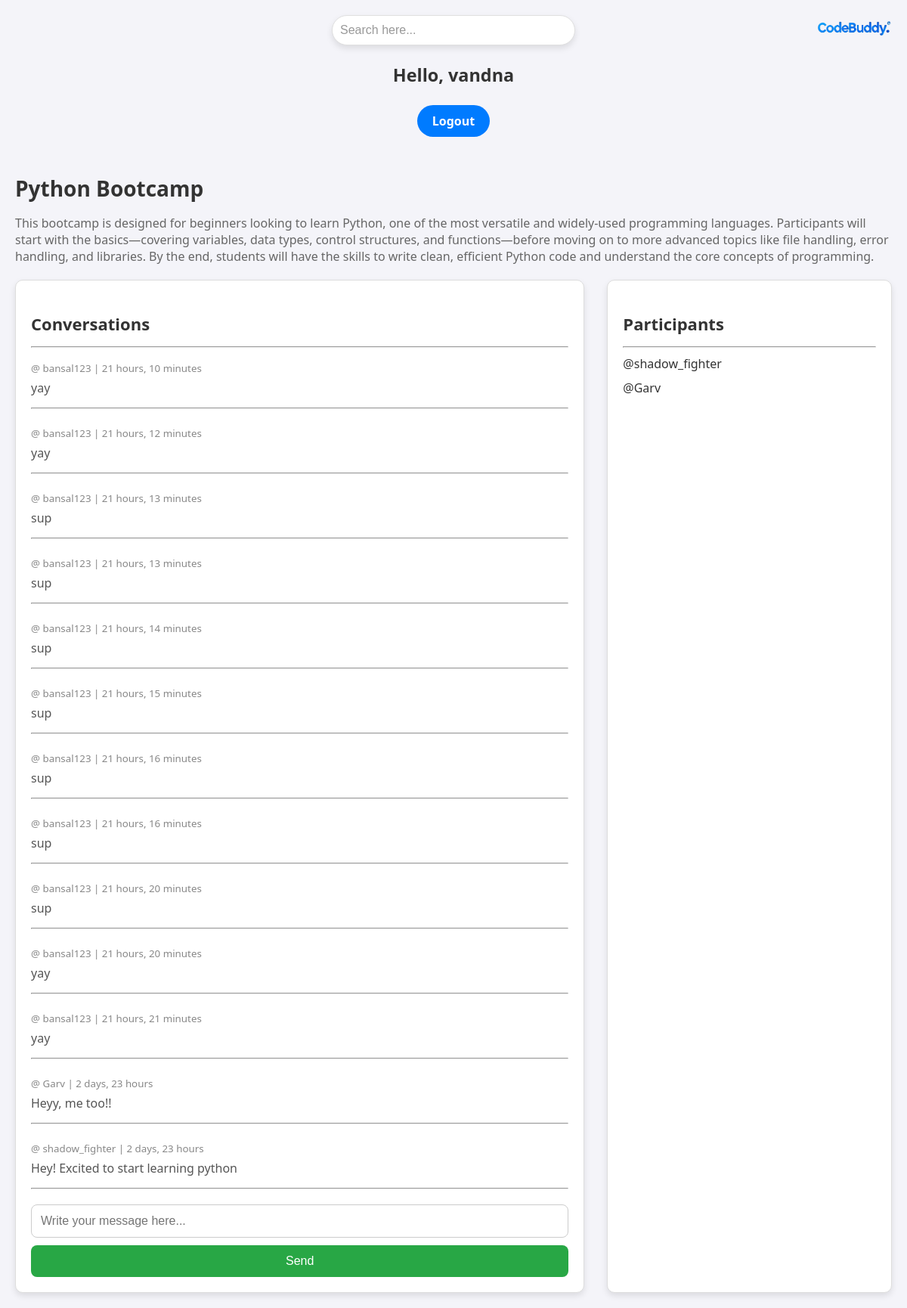
The page /room/1 (signed in) on the database its author committed.
### base1/models.py (models this page shows, shortened)
class Room(models.Model):
    host = models.ForeignKey(User, on_delete=models.SET_NULL, null = True)
    topic = models.ForeignKey(Topic, on_delete=models.SET_NULL, null = True)
    name = models.CharField(max_length=200)
    description = models.TextField(null = True)
    participants = models.ManyToManyField(User, related_name='participants', blank = True)
    updated = models.DateTimeField(auto_now= True)
    createds = models.DateTimeField(auto_now_add=True)
    class Meta:
        ordering = ['-updated', '-createds']

class messages(models.Model):
    user = models.ForeignKey(User, on_delete=models.CASCADE)
    room = models.ForeignKey(Room, on_delete = models.CASCADE)
    body = models.TextField()
    updated = models.DateTimeField(auto_now= True)
    createds = models.DateTimeField(auto_now_add=True)
    class Meta:
        ordering = ['-updated', '-createds']

### base1/views.py (the view, shortened to what this page needs)
# urls.py: path('room/<str:pk>', views.room, name = "room"),
def room(request, pk):
    room = Room.objects.get(id=pk)
    room_messages = room.messages_set.all().order_by('-createds')
    context = {'room': room, 'room_messages': room_messages}
    return render(request, 'base1/room.html', context)

### base1/templates/base1/room.html (shortened to what this page needs)
{% include "navbar.html" %}
{% block content %}
<div class="content-container">
    <h1>{{ room.name }}</h1>
    <p>{{ room.description }}</p>
    <div class="room-container">
        <div class="comment-wrapper">
            <h3>Conversations</h3>
            <hr>
            {% for message in room_messages %}
            <div class="comment-body">
                <small>@ {{ message.user }} | {{ message.createds|timesince }}</small>
                <p>{{ message.body }}</p>
                <hr>
            </div>
            {% endfor %}
            {% if user.is_authenticated %}
            <div class="comment-form">
                <form method="POST">
                    <input type="text" name="body" placeholder="Write your message here..." required />
                    <input type="submit" value="Send" />
                </form>
            </div>
            {% endif %}
        </div>
        <div class="participants-wrapper">
            <h3>Participants</h3>
            <hr>
            {% for participant in room.participants.all %}
            <p>@{{ participant.username }}</p>
            {% endfor %}
        </div>
    </div>
</div>
{% endblock %}

### templates/navbar.html (shortened to what this page needs)
{% load static %}
<!DOCTYPE html>
<html lang="en">
<head>
</head>
<body>
    <div class="logo-container">
        <img src="{% static 'images/cbd.png' %}" alt="CodeBuddy Logo" class="logo" />
    </div>
    <div class="search-container">
        <form method="GET" action="{% url 'home' %}">
            <input type="text" name="q" placeholder="Search here..." />
        </form>
    </div>
    <div class="auth-links">
        {% if request.user.is_authenticated %}
        <div class="greeting">
            <h3>Hello, {{ user.username }}</h3>
        </div>
        <a href="{% url 'logout-page' %}">Logout</a>
        {% else %}
        <a href="{% url 'login-page' %}">Login</a>
        {% endif %}
    </div>
</body>
</html>

### templates/navbar.html (style rules this page uses)
body { font-family: 'Segoe UI', Tahoma, Geneva, Verdana, sans-serif; background-color: #f4f4f9; margin: 0; padding: 0; color: #333; }
h3 { color: #333; font-weight: 600; }
a { text-decoration: none; color: #007bff; font-weight: bold; }
.logo-container { position: absolute; top: 20px; right: 20px; }
.logo { max-width: 100px; height: auto; }
.search-container { display: flex; justify-content: center; margin: 20px auto; }
.search-container input[type="text"] { padding: 10px; width: 300px; border-radius: 25px; border: 1px solid #e0e0e0; box-shadow: 0 4px 8px rgba(0, 0, 0, 0.1); font-size: 1rem; outline: none; }
.search-container input[type="text"]::placeholder { color: #999; }
.auth-links { text-align: center; margin: 10px; }
.auth-links a { display: inline-block; padding: 10px 20px; background-color: #007bff; color: white; border-radius: 25px; transition: background-color 0.3s ease; }
.greeting { text-align: center; margin: 20px; font-size: 1.25rem; color: #555; }

### base1/templates/base1/room.html (style rules this page uses)
.content-container { max-width: 1200px; margin: 0 auto; padding: 20px; }
.room-container { display: grid; grid-template-columns: 2fr 1fr; gap: 30px; margin-top: 20px; }
h1 { color: #333; margin-bottom: 15px; font-size: 28px; font-weight: 700; }
p { font-size: 16px; color: #666; margin-bottom: 20px; }
.comment-wrapper { background-color: #fff; border: 1px solid #ddd; border-radius: 10px; padding: 20px; box-shadow: 0 4px 8px rgba(0, 0, 0, 0.1); }
.comment-wrapper hr { margin: 15px 0; }
.comment-wrapper h3 { margin-bottom: 15px; font-size: 22px; font-weight: 600; }
.comment-form { margin-top: 20px; }
.comment-form input[type="text"] { width: 100%; padding: 12px; border: 1px solid #ccc; border-radius: 8px; font-size: 16px; margin-bottom: 10px; box-sizing: border-box; }
.comment-form input[type="submit"] { background-color: #28a745; color: white; border: none; padding: 12px; border-radius: 8px; font-size: 16px; cursor: pointer; transition: background-color 0.3s ease; width: 100%; }
.participants-wrapper { background-color: #fff; border: 1px solid #ddd; border-radius: 10px; padding: 20px; box-shadow: 0 4px 8px rgba(0, 0, 0, 0.1); }
.participants-wrapper h3 { margin-bottom: 15px; font-size: 22px; font-weight: 600; }
.participants-wrapper p { margin: 10px 0; color: #333; font-size: 16px; }
.comment-body { margin-bottom: 20px; }
.comment-body p { margin: 5px 0; color: #555; }
.comment-body small { color: #888; }

### rows shown on the page
Room: name "Python Bootcamp", description "This bootcamp is designed for beginners looking to learn Python, one of the most versatile and widely-used programming languages. Participants will start with the basics—covering variables, data types, control structures, and functions—before moving on to more advanced topics like file handling, error handling, and libraries. By the end, students will have the skills to write clean, efficient Python code and understand the core concepts of programming."
messages: user "bansal123", createds "21 hours, 10 minutes", body "yay"
messages: user "bansal123", createds "21 hours, 12 minutes", body "yay"
messages: user "bansal123", createds "21 hours, 13 minutes", body "sup"
messages: user "bansal123", createds "21 hours, 13 minutes", body "sup"
messages: user "bansal123", createds "21 hours, 14 minutes", body "sup"
messages: user "bansal123", createds "21 hours, 15 minutes", body "sup"
messages: user "bansal123", createds "21 hours, 16 minutes", body "sup"
messages: user "bansal123", createds "21 hours, 16 minutes", body "sup"
messages: user "bansal123", createds "21 hours, 20 minutes", body "sup"
messages: user "bansal123", createds "21 hours, 20 minutes", body "yay"
messages: user "bansal123", createds "21 hours, 21 minutes", body "yay"
messages: user "Garv", createds "2 days, 23 hours", body "Heyy, me too!!"
messages: user "shadow_fighter", createds "2 days, 23 hours", body "Hey! Excited to start learning python"

### other values the page prints
{{ user.username }} "vandna"
{{ participant.username }} "shadow_fighter"
{{ participant.username }} "Garv"
